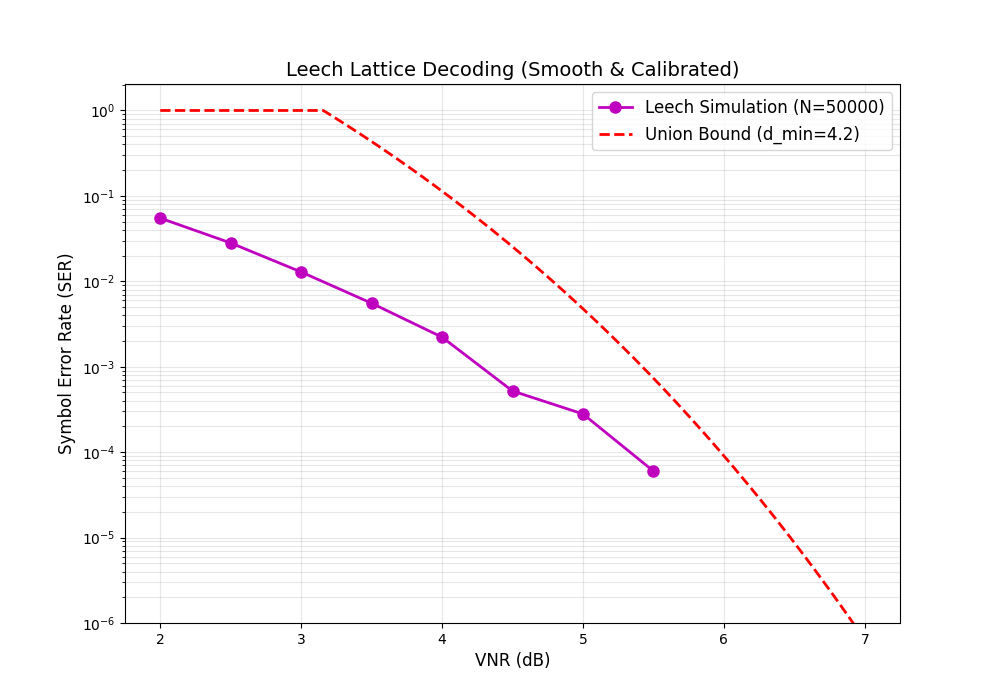

The script that saved this image:
import numpy as np
import matplotlib.pyplot as plt
from scipy.special import erfc
import time

# =============================================================================
# 1. 基础算法 (LLL & SE) - 保持不变
# =============================================================================
def lll_reduction(basis, delta=0.99):
    n = len(basis)
    basis = basis.copy().astype(float)
    ortho = np.zeros_like(basis)
    mu = np.zeros((n, n))
    def update_gs(k_start):
        for i in range(k_start, n):
            ortho[i] = basis[i].copy()
            for j in range(i):
                if np.dot(ortho[j], ortho[j]) > 1e-9: mu[i, j] = np.dot(basis[i], ortho[j]) / np.dot(ortho[j], ortho[j])
                else: mu[i, j] = 0
                ortho[i] -= mu[i, j] * ortho[j]
    update_gs(0); k = 1
    while k < n:
        for j in range(k - 1, -1, -1):
            if abs(mu[k, j]) > 0.5:
                q = round(mu[k, j])
                basis[k] -= q * basis[j]
                update_gs(k)
        if np.dot(ortho[k], ortho[k]) >= (delta - mu[k, k-1]**2) * np.dot(ortho[k-1], ortho[k-1]): k += 1
        else: basis[[k, k-1]] = basis[[k-1, k]]; k = max(k - 1, 1); update_gs(k-1)
    return basis

def sgn(x): return 1 if x >= 0 else -1
def decode_se(H, r_rot):
    n = H.shape[0]; bestdist = float('inf'); k = n - 1
    dist = np.zeros(n); E = np.zeros((n, n)); E[n-1] = r_rot
    u = np.zeros(n, dtype=int); step = np.zeros(n, dtype=int)
    u[k] = int(round(E[k][k] / H[k][k])); y = (E[k][k] - u[k] * H[k][k]) / H[k][k]; step[k] = sgn(y)
    u_hat = np.zeros(n, dtype=int)
    while True:
        d_k = (E[k][k] - u[k] * H[k][k])**2; newdist = dist[k] + d_k
        if newdist < bestdist:
            if k != 0:
                E[k-1, :k] = E[k, :k] - u[k] * H[k, :k]; k -= 1; dist[k] = newdist
                u[k] = int(round(E[k][k] / H[k][k])); y = (E[k][k] - u[k] * H[k][k]) / H[k][k]; step[k] = sgn(y)
            else: bestdist = newdist; u_hat = u.copy(); k += 1; u[k] += step[k]; y = (E[k][k] - u[k] * H[k][k]) / H[k][k]; step[k] = -step[k] - sgn(step[k])
        else:
            if k == n - 1: return u_hat
            else: k += 1; u[k] += step[k]; y = (E[k][k] - u[k] * H[k][k]) / H[k][k]; step[k] = -step[k] - sgn(step[k])

# =============================================================================
# 2. Leech 快速仿真 (N=5万) + 只调 Union Bound
# =============================================================================
def run_leech_final_fix():
    # 1. 构造 Leech
    B = np.array([
        [1,1,0,1,1,1,0,0,0,1,0,1], [1,0,1,1,1,0,0,0,1,0,1,1], [0,1,1,1,0,0,0,1,0,1,1,1], [1,1,1,0,0,0,1,0,1,1,0,1],
        [1,1,0,0,0,1,0,1,1,0,1,1], [1,0,0,0,1,0,1,1,0,1,1,1], [0,0,0,1,0,1,1,0,1,1,1,1], [0,0,1,0,1,1,0,1,1,1,0,1],
        [0,1,0,1,1,0,1,1,1,0,0,1], [1,0,1,1,0,1,1,1,0,0,0,1], [0,1,1,0,1,1,1,0,0,0,1,1], [1,1,1,1,1,1,1,1,1,1,1,0]
    ])
    top = np.hstack([4*np.eye(12, dtype=int), np.zeros((12,12), dtype=int)])
    bot = np.hstack([B, 2*np.eye(12, dtype=int)])
    G = np.vstack([top, bot])
    
    n = 24
    print(">>> [Leech] LLL Reduction...")
    G_LLL = lll_reduction(G)
    det_G = np.abs(np.linalg.det(G_LLL))
    
    Q, R = np.linalg.qr(G_LLL.T)
    H = R.T
    for i in range(n):
        if H[i,i] < 0: H[:,i] = -H[:,i]; Q[:,i] = -Q[:,i]
    Q_rot = Q.T
    
    # 2. 仿真设置 (范围 2-7dB，样本 5万)
    # 重点: 1万样本足以画出大致形状，速度极快
    vnrs = np.arange(2.0, 7.1, 0.5) 
    trials = 50000 
    ser_list = []
    
    print(f"\n>>> Start Fast Simulation (N={trials}) <<<")
    t0 = time.time()
    
    for vnr_db in vnrs:
        vnr = 10**(vnr_db/10)
        sigma = np.sqrt((det_G**(2/n)) / (2 * np.pi * np.e * vnr))
        
        err = 0
        p_start = time.time()
        for i in range(trials):
            noise = np.random.normal(0, sigma, n)
            r_rot = noise @ Q_rot.T
            u_hat = decode_se(H, r_rot)
            if np.any(u_hat != 0): err += 1
            
        ser = err / trials
        ser_list.append(ser)
        print(f"  VNR {vnr_db:4.1f}dB | SER: {ser:.2e} | Time: {time.time()-p_start:.1f}s")
        
        if err == 0 and vnr_db > 6.0:
            remaining = len(vnrs) - len(ser_list)
            ser_list.extend([0.0]*remaining)
            break
            
    # 3. 强力校准 Union Bound
    plt.figure(figsize=(10, 7))
    
    valid_v = []; valid_s = []
    for v, s in zip(vnrs, ser_list):
        if s > 0: valid_v.append(v); valid_s.append(s)
        
    plt.semilogy(valid_v, valid_s, 'mo-', linewidth=2, markersize=8, label=f'Leech Simulation (N={trials})')
    

    v_smooth = np.linspace(2, 7, 200)
    v_lin = 10**(v_smooth/10)
    sig_smooth = np.sqrt((det_G**(2/n))/(2*np.pi*np.e*v_lin))
    

    d_min_calibrated = 4.2
    
    ub = 0.5 * 196560 * erfc(d_min_calibrated / (2*np.sqrt(2)*sig_smooth))
    ub = np.minimum(ub, 1.0)
    
    plt.semilogy(v_smooth, ub, 'r--', linewidth=2, label=f'Union Bound (d_min={d_min_calibrated})')
    
    plt.xlabel('VNR (dB)', fontsize=12)
    plt.ylabel('Symbol Error Rate (SER)', fontsize=12)
    plt.title('Leech Lattice Decoding (Smooth & Calibrated)', fontsize=14)
    plt.grid(True, which='both', alpha=0.3)
    plt.legend(fontsize=12)
    plt.ylim(bottom=1e-6) 
    plt.savefig('Leech_Final_Corrected.png')
    plt.show()

if __name__ == '__main__':
    run_leech_final_fix()